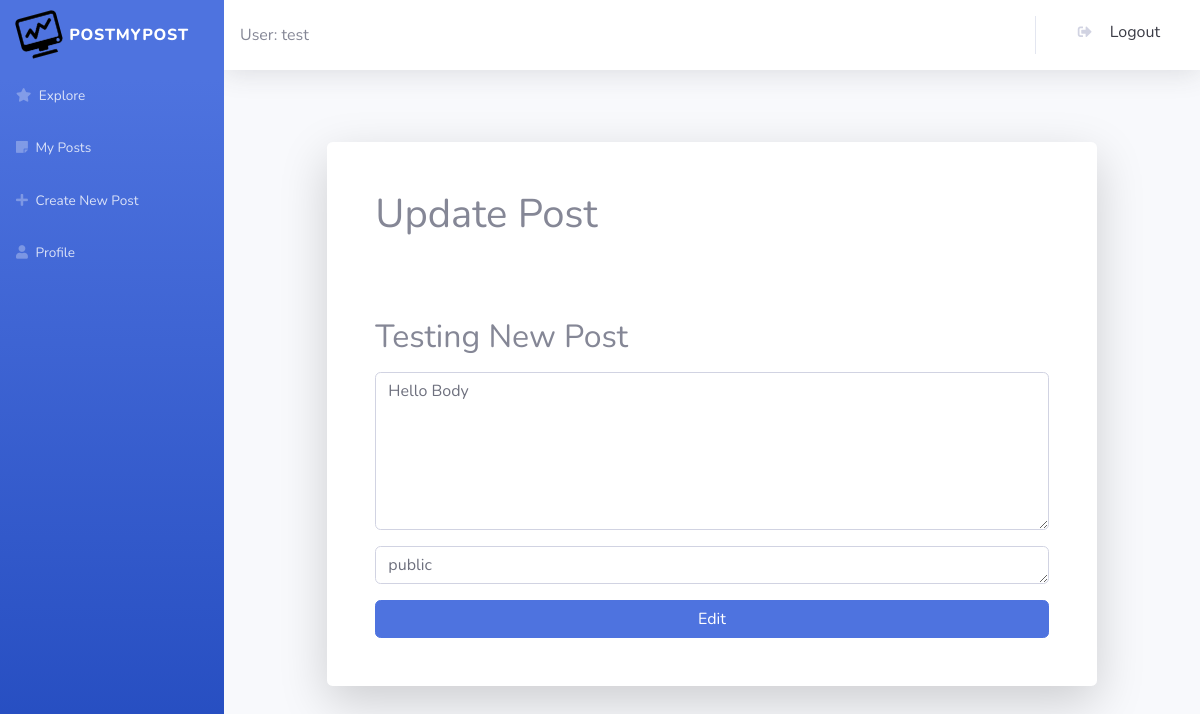
Page /post_update/1 (signed in) on the earlier database version.
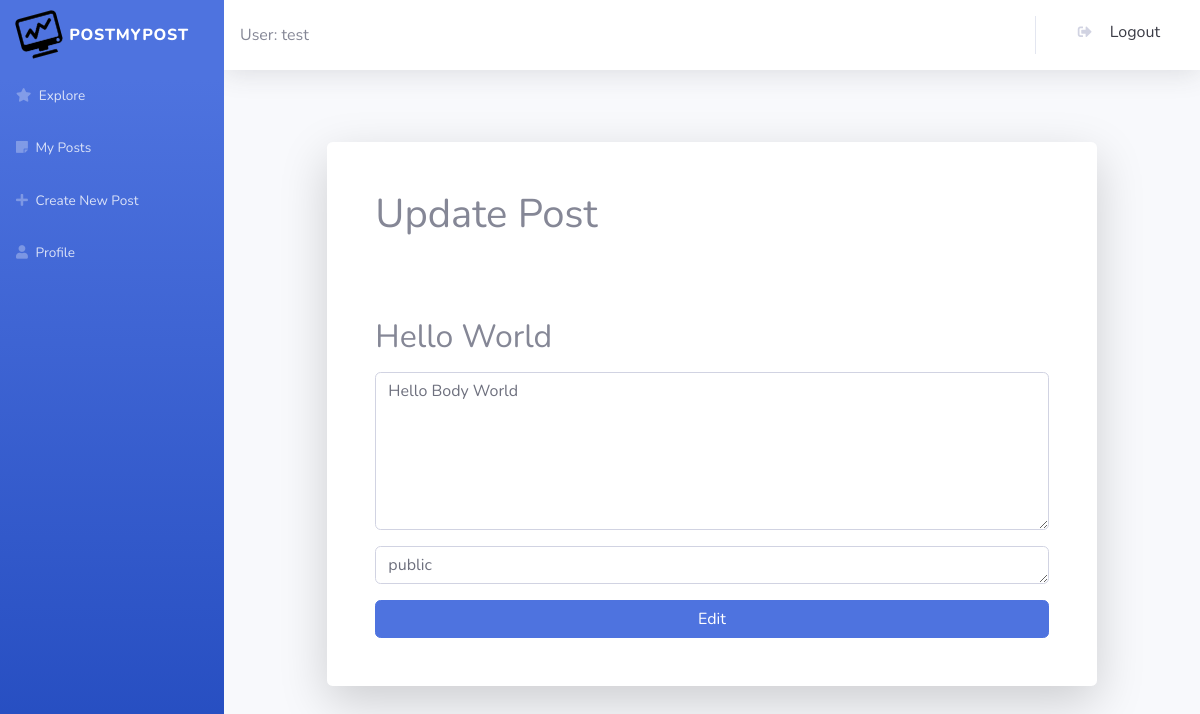
Same page on the later database version.
### app/models.py (models this page shows, shortened)
class BlogPost(db.Model):
    id = db.Column(db.Integer, primary_key = True)
    title = db.Column(db.String(50))
    body = db.Column(db.String(200))
    date = db.Column(db.String(50))
    user_id = db.Column(db.Integer, db.ForeignKey("user.id"), nullable = False)
    username = db.Column(db.String(50))
    visibility = db.Column(db.String(10))
    edited = db.Column(db.String(3))

### app/routes.py (the view, shortened to what this page needs)
@app.route('/post_update/<id>',  methods=['GET', 'POST'])
@login_required
def post_update(id):
    post = db.session().query(BlogPost).filter_by(id=id).first()
    form = PostEdit()
    return render_template("update_post.html", post=post, form=form)

### app/forms.py
class PostEdit(FlaskForm):
    body = StringField('Content...', validators=[DataRequired()])
    visibility = StringField('Public or Private', validators=[DataRequired()])
    submit = SubmitField('Register')

### app/models.py (called while the page is built)
@login.user_loader
def load_user(id):
    return User.query.get(int(id))

### app/templates/update_post.html (shortened to what this page needs)
{% extends "base.html" %}
{% block content %}
<div class="container">
    <div class="row justify-content-center">
        <div class="col-md-9 col-lg-12 col-xl-10">
            <div class="card shadow-lg o-hidden border-0 my-5">
                <div class="card-body p-0">
                    <div class="row">
                        <div class="col">
                            <div class="p-5">
                                <h1>Update Post</h1>
                                <br>
                                <br>
                                <br>
                                <form action="" method="post" novalidate>
                                    <div class="form-group">
                                        <h2>{{post.title}}</h2>
                                    </div>
                                    <div class="form-group">
                                        <textarea
                                            class="form-control form-control-user"
                                            type="text"
                                            id="body"
                                            placeholder={{"Content..."}}
                                            name="body"
                                            value="{{request.form.body }}"
                                            rows="6"
                                        >{{post.body}}</textarea>
                                    </div>
                                    <div class="form-group">
                                        <textarea
                                            class="form-control form-control-user"
                                            type="text"
                                            id="visibility"
                                            placeholder="public or private"
                                            name="visibility"
                                            value="{{request.form.visibility }}"
                                            rows="1"
                                        >{{post.visibility}}</textarea>
                                    </div>
                                    <button
                                        class="btn btn-primary btn-block text-white btn-user"
                                        type="submit">
                                        Edit
                                    </button>
                                </form>
                            </div>
                        </div>
                    </div>
                </div>
            </div>
        </div>
    </div>
</div>
{% endblock %}

Differences in the rows shown:
changed BlogPost "public": title "Testing New Post" → "Hello World"; body "Hello Body" → "Hello Body World"
